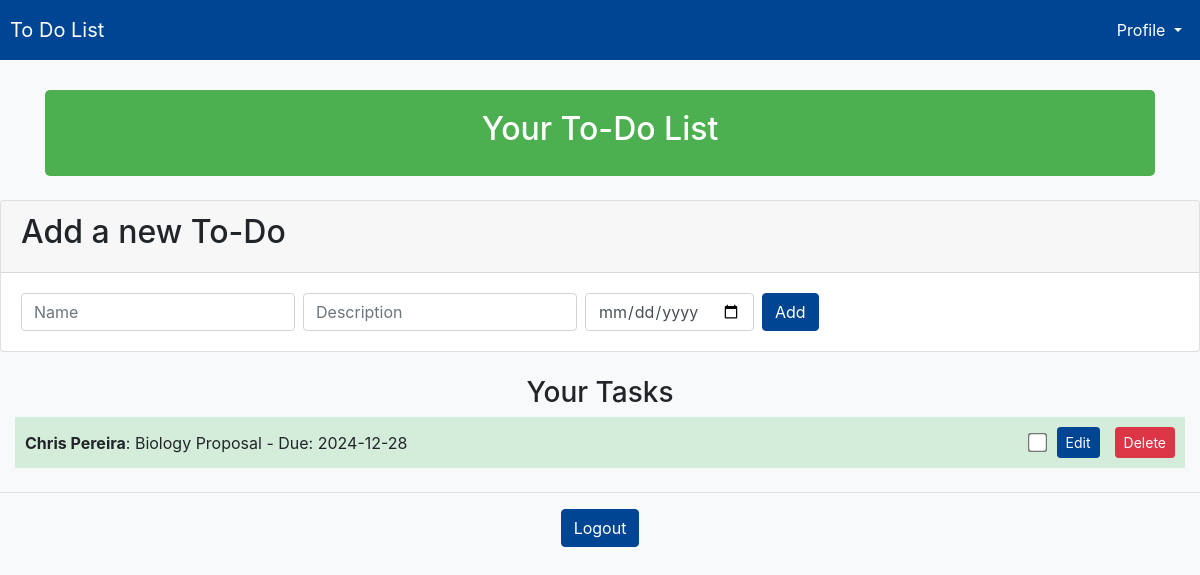
The page /dashboard (signed in) on the database as committed earlier.
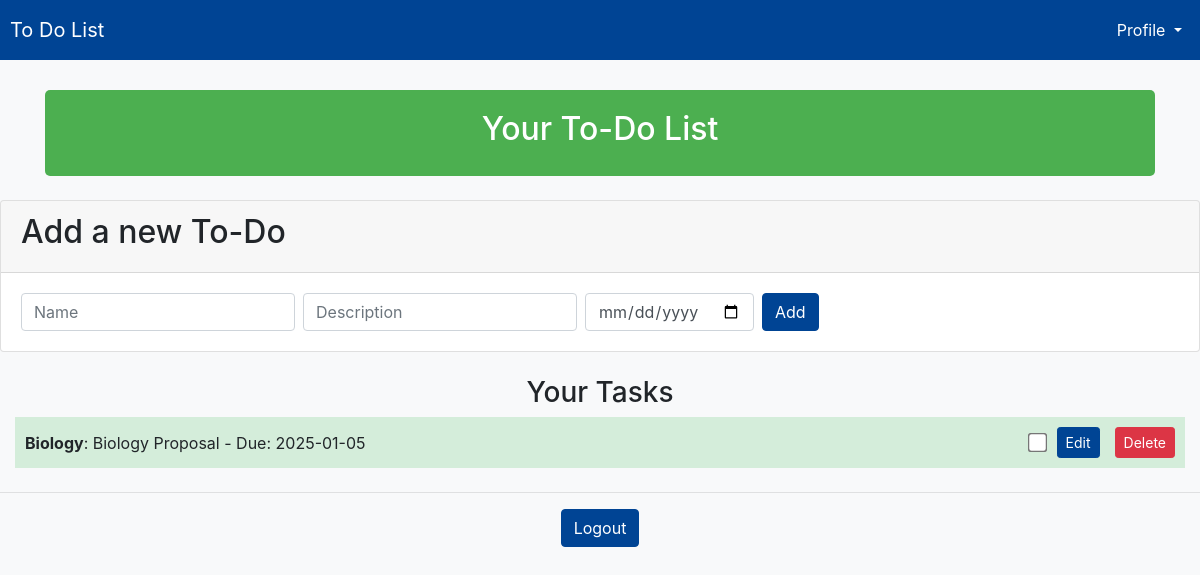
The same page on the database as committed later.
### tables this page shows
CREATE TABLE todos (id INTEGER PRIMARY KEY, user_id INTEGER, name TEXT, description TEXT, completed BOOLEAN, due_date TEXT, FOREIGN KEY(user_id) REFERENCES users(id));

### app.py (the view)
@app.route('/dashboard')
def dashboard():
    if 'user_id' not in session:
        flash('You need to login first', 'warning')
        return redirect(url_for('login'))
    with engine.connect() as conn:
        todos = conn.execute(text("SELECT * FROM todos WHERE user_id = :user_id"), {'user_id': session['user_id']}).fetchall()
    todos = [
        {
            **todo._asdict(),
            'due_date': datetime.strptime(todo.due_date, '%Y-%m-%d').date() if todo.due_date else None
        }
        for todo in todos
    ]
    current_date = datetime.now().date()
    return render_template('dashboard.html', todos=todos, user_id=session['user_id'], username=session['username'], current_date=current_date)

### templates/dashboard.html (shortened to what this page needs)
<!DOCTYPE html>
<html lang="en">
<head>
    <link href="https://stackpath.bootstrapcdn.com/bootstrap/4.5.2/css/bootstrap.min.css" rel="stylesheet">
</head>
<body>
    <nav class="navbar navbar-expand-lg navbar-light fixed-top" style="background-color: #004494; padding: 10px;">
        <a class="navbar-brand" href="#" style="color: white;">To Do List</a>
        <div class="collapse navbar-collapse">
            <ul class="navbar-nav ml-auto">
                <li class="nav-item dropdown">
                    <a class="nav-link dropdown-toggle" href="#" id="profileDropdown" role="button" data-toggle="dropdown" aria-haspopup="true" aria-expanded="false" style="color: white;">
                        Profile
                    </a>
                </li>
            </ul>
        </div>
    </nav>
    <div class="container text-center">
        <div id="top">
            <h2>Your To-Do List</h2>
        </div>
    </div>
    <div class="card mt-4">
        <div class="card-header">
            <h2>Add a new To-Do</h2>
        </div>
        <div class="card-body">
            <form action="{{ url_for('add_todo') }}" method="post" class="form-inline">
                <div class="form-group">
                    <input type="text" name="name" placeholder="Name" class="form-control mr-2" required>
                    <input type="text" name="description" placeholder="Description" class="form-control mr-2">
                    <input type="date" name="due_date" class="form-control mr-2" required>
                    <button type="submit" class="btn btn-primary">Add</button>
                </div>
            </form>
        </div>
    </div>
    <div class="container text-center mt-4">
        <h3>Your Tasks</h3>
    </div>
    <ul class="list-group list-group-flush">
        {% if todos %}
            {% for todo in todos %}
                {% set days_left = (todo.due_date - current_date).days if todo.due_date else None %}
                <li class="list-group-item todo-item" style="background-color: {% if days_left is not none and days_left <= 3 %}#ffcccc{% elif days_left is not none and days_left <= 7 %}#fff3cd{% elif days_left is not none and days_left <= 14 %}#ffff99{% else %}#d4edda{% endif %};">
                    <span>
                        <strong class="{% if todo.completed %}completed-title{% endif %}">{{ todo.name }}</strong>: <span>{{ todo.description }}</span> - Due: <span>{% if todo.due_date %}{{ todo.due_date }}{% else %}No due date{% endif %}</span>
                    </span>
                    <div>
                        <form action="{{ url_for('complete_todo', todo_id=todo.id) }}" method="post">
                            <input type="checkbox" name="completed" style="transform: scale(1.5);" onchange="this.form.submit()" {% if todo.completed %}checked{% endif %}>
                        </form>
                        <button class="btn btn-secondary btn-sm" onclick="toggleEditForm({{ todo.id }})" style="margin-right: 10px;">Edit</button>
                        <form action="{{ url_for('delete_todo', todo_id=todo.id) }}" method="post">
                            <button type="submit" class="btn btn-danger btn-sm">Delete</button>
                        </form>
                    </div>
                </li>
            {% endfor %}
        {% else %}
            <li class="list-group-item text-center">There are no tasks right now.</li>
        {% endif %}
    </ul>
    <div class="text-center mt-4">
        <hr>
        <form action="{{ url_for('logout') }}" method="get">
            <button type="submit" class="btn btn-secondary btn-logout">Logout</button>
        </form>
    </div>
</body>
</html>

### templates/dashboard.html (style rules this page uses)
body { background-color: #f8f9fa; padding-top: 70px; }
.container { margin-top: 20px; }
.todo-item { display: flex; justify-content: space-between; align-items: center; padding: 10px; border: 1px solid #dee2e6; border-radius: 5px; margin-bottom: 10px; }
.todo-item form { margin: 0; display: flex; align-items: center; }
.todo-item button { margin-left: 5px; }
.todo-item div { display: flex; align-items: center; }
.todo-item input[type="checkbox"] { margin-right: 8px; }
#top { text-align: center; background-color: #4CAF50; padding: 20px; color: white; border-radius: 5px; margin-top: 20px; }
.btn-primary { background-color: #004494; border-color: #004494; }
.btn-secondary { background-color: #004494; border-color: #004494; }
.card { margin-bottom: 20px; }
.list-group-item { margin: 0 15px; }

Rows that differ between the two databases and show on the page:
changed todos "Biology Proposal": name "Chris Pereira" → "Biology"; due_date "2024-12-28" → "2025-01-05"
